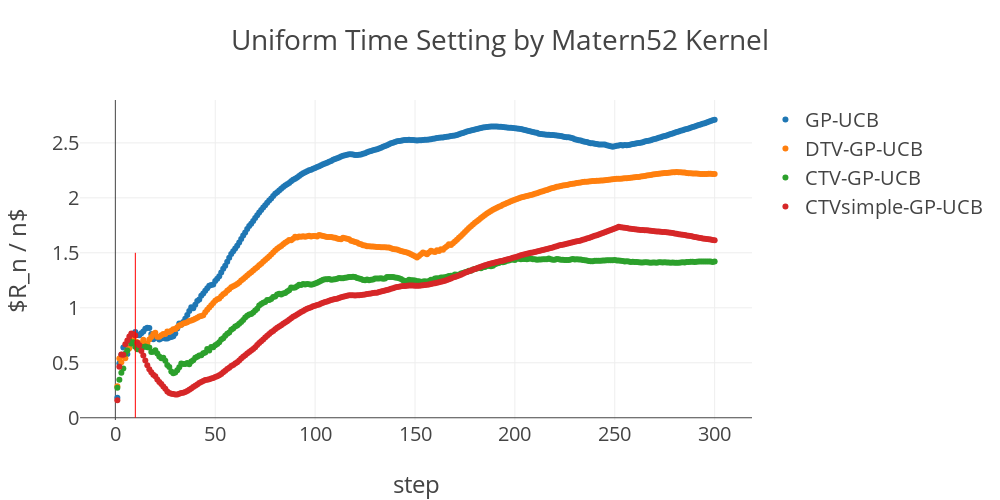

Notebook cell for this chart:
### Code cell
title = 'Uniform Time Setting by Matern52 Kernel'

target_dir = './results/'
normal = target_dir + '20190505/syn_bogunovic_matern52_normal.csv'
dtv = target_dir + '20190505/syn_bogunovic_matern52_dtv.csv'
# ctv = target_dir + '20190507/syn_bogunovic_matern52_ctv.csv'
ctv = target_dir + '20190428/syn_bogunovic_matern52_ctv.csv'
ctv_delta = target_dir + '20190506/syn_bogunovic_matern52_ctv_delta.csv'

plot_graph(normal, dtv, ctv, ctv_delta, title)

### Figure 1 — Plotly figure (JSON) as saved in the notebook; plotly's stock layout.template omitted (floating-point values rounded to 4 significant figures; data arrays with more than 128 entries replaced by an {"elided": "..."} marker saying what was removed)
{"data": [{"mode": "markers", "name": "GP-UCB", "type": "scatter", "uid": "b68f9c28-94a3-4789-bf6f-cf8db83da163", "x": {"elided": "300 int values"}, "y": {"elided": "300 float values"}}, {"mode": "markers", "name": "DTV-GP-UCB", "type": "scatter", "uid": "095a26e1-1a36-4fa1-bbeb-74a61cb275da", "x": {"elided": "300 int values"}, "y": {"elided": "300 float values"}}, {"mode": "markers", "name": "CTV-GP-UCB", "type": "scatter", "uid": "f63ed651-0bff-46dd-920c-428485781b7d", "x": {"elided": "300 int values"}, "y": {"elided": "300 float values"}}, {"mode": "markers", "name": "CTVsimple-GP-UCB", "type": "scatter", "uid": "be2abeef-15f3-42f8-9cac-e0635d25c928", "x": {"elided": "300 int values"}, "y": {"elided": "300 float values"}}], "layout": {"autosize": false, "font": {"size": 20}, "height": 500, "shapes": [{"line": {"color": "red", "width": 1}, "type": "line", "x0": 10, "x1": 10, "y0": 0, "y1": 1.5}], "title": {"text": "Uniform Time Setting by Matern52 Kernel"}, "width": 1000, "xaxis": {"title": {"text": "step"}}, "yaxis": {"title": {"text": "$R_n / n$"}}}}
